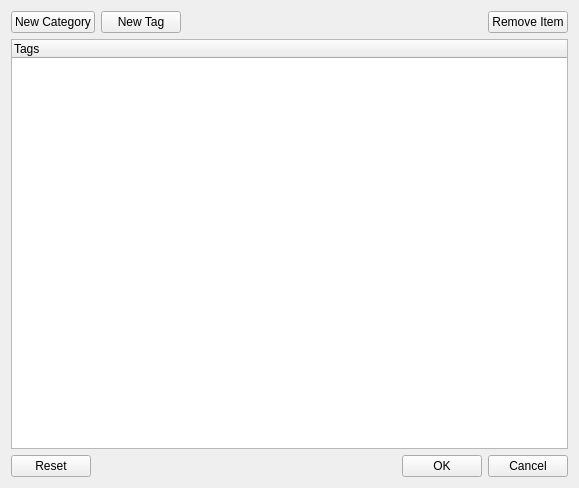
<?xml version="1.0" encoding="UTF-8"?>
<ui version="4.0">
 <class>ezQtTagsDlg</class>
 <widget class="QDialog" name="ezQtTagsDlg">
  <property name="geometry">
   <rect>
    <x>0</x>
    <y>0</y>
    <width>579</width>
    <height>488</height>
   </rect>
  </property>
  <property name="windowTitle">
   <string>Tags</string>
  </property>
  <property name="windowIcon">
   <iconset resource="../QtResources/resources.qrc">
    <normaloff>:/EditorFramework/Icons/Tag16.png</normaloff>:/EditorFramework/Icons/Tag16.png</iconset>
  </property>
  <layout class="QVBoxLayout" name="verticalLayout">
   <item>
    <layout class="QHBoxLayout" name="horizontalLayout">
     <item>
      <widget class="QPushButton" name="ButtonNewCategory">
       <property name="text">
        <string>New Category</string>
       </property>
       <property name="autoDefault">
        <bool>false</bool>
       </property>
      </widget>
     </item>
     <item>
      <widget class="QPushButton" name="ButtonNewTag">
       <property name="text">
        <string>New Tag</string>
       </property>
       <property name="autoDefault">
        <bool>false</bool>
       </property>
      </widget>
     </item>
     <item>
      <spacer name="horizontalSpacer">
       <property name="orientation">
        <enum>Qt::Horizontal</enum>
       </property>
       <property name="sizeHint" stdset="0">
        <size>
         <width>40</width>
         <height>20</height>
        </size>
       </property>
      </spacer>
     </item>
     <item>
      <widget class="QPushButton" name="ButtonRemove">
       <property name="text">
        <string>Remove Item</string>
       </property>
       <property name="autoDefault">
        <bool>false</bool>
       </property>
      </widget>
     </item>
    </layout>
   </item>
   <item>
    <widget class="QTreeWidget" name="TreeTags">
     <column>
      <property name="text">
       <string>Tags</string>
      </property>
     </column>
    </widget>
   </item>
   <item>
    <layout class="QHBoxLayout" name="horizontalLayout_2">
     <item>
      <widget class="QPushButton" name="ButtonReset">
       <property name="text">
        <string>Reset</string>
       </property>
       <property name="autoDefault">
        <bool>false</bool>
       </property>
      </widget>
     </item>
     <item>
      <spacer name="horizontalSpacer_2">
       <property name="orientation">
        <enum>Qt::Horizontal</enum>
       </property>
       <property name="sizeHint" stdset="0">
        <size>
         <width>40</width>
         <height>20</height>
        </size>
       </property>
      </spacer>
     </item>
     <item>
      <widget class="QPushButton" name="ButtonOk">
       <property name="text">
        <string>OK</string>
       </property>
       <property name="autoDefault">
        <bool>false</bool>
       </property>
      </widget>
     </item>
     <item>
      <widget class="QPushButton" name="ButtonCancel">
       <property name="text">
        <string>Cancel</string>
       </property>
       <property name="autoDefault">
        <bool>false</bool>
       </property>
      </widget>
     </item>
    </layout>
   </item>
  </layout>
 </widget>
 <resources>
  <include location="../../../Code/Tools/GuiFoundation/QtResources/resources.qrc"/>
  <include location="../QtResources/resources.qrc"/>
 </resources>
 <connections/>
</ui> 
